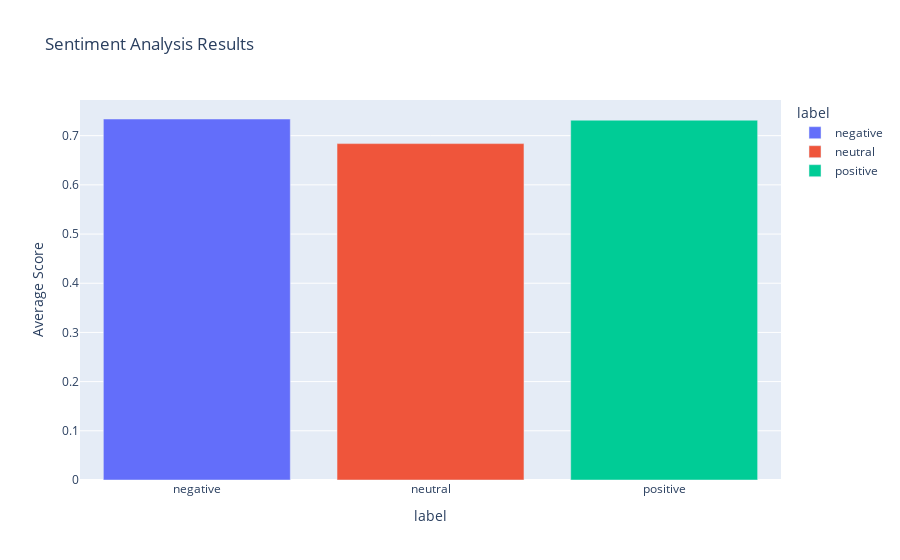

Write notebook code for a chart like this one.
### Code cell
# Group the data by sentiment labels and calculate the mean score
sentiment_scores = reddit_df.groupby('label')['score'].mean().reset_index()

# Create an interactive bar plot
fig = px.bar(sentiment_scores, x='label', y='score', color='label', 
             title='Sentiment Analysis Results', labels={'score': 'Average Score'})

fig.show()
fig.write_html("C:/Users/farha/Downloads/SentimentAnalysis.html")

### Figure 1 — Plotly figure (JSON) as saved in the notebook; plotly's stock layout.template omitted (floating-point values rounded to 4 significant figures)
{"data": [{"alignmentgroup": "True", "hovertemplate": "label=%{x}<br>Average Score=%{y}<extra></extra>", "legendgroup": "negative", "marker": {"color": "#636efa", "pattern": {"shape": ""}}, "name": "negative", "offsetgroup": "negative", "orientation": "v", "showlegend": true, "textposition": "auto", "type": "bar", "x": ["negative"], "xaxis": "x", "y": [0.7339], "yaxis": "y"}, {"alignmentgroup": "True", "hovertemplate": "label=%{x}<br>Average Score=%{y}<extra></extra>", "legendgroup": "neutral", "marker": {"color": "#EF553B", "pattern": {"shape": ""}}, "name": "neutral", "offsetgroup": "neutral", "orientation": "v", "showlegend": true, "textposition": "auto", "type": "bar", "x": ["neutral"], "xaxis": "x", "y": [0.6838], "yaxis": "y"}, {"alignmentgroup": "True", "hovertemplate": "label=%{x}<br>Average Score=%{y}<extra></extra>", "legendgroup": "positive", "marker": {"color": "#00cc96", "pattern": {"shape": ""}}, "name": "positive", "offsetgroup": "positive", "orientation": "v", "showlegend": true, "textposition": "auto", "type": "bar", "x": ["positive"], "xaxis": "x", "y": [0.7315], "yaxis": "y"}], "layout": {"barmode": "relative", "legend": {"title": {"text": "label"}, "tracegroupgap": 0}, "title": {"text": "Sentiment Analysis Results"}, "xaxis": {"anchor": "y", "categoryarray": ["negative", "neutral", "positive"], "categoryorder": "array", "domain": [0, 1], "title": {"text": "label"}}, "yaxis": {"anchor": "x", "domain": [0, 1], "title": {"text": "Average Score"}}}}
